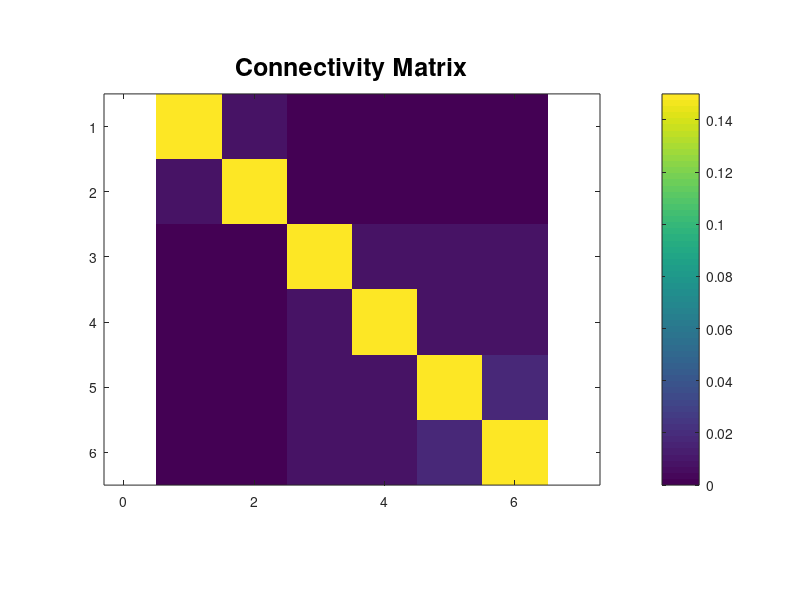

The MATLAB source for this figure: (Note: this script raises an error after producing the figure.)
%% Find complexes of a simple exemplary model. 
% We consider a simple AR model, X(t+1) = AX(t)+E(t), with six elements
% (N=6). The connectivity matrix A is symmetric and consists of two
% modules, one consisting of two elements, 1 and 2, and the second
% consisting of four elements, 3-6. The intra-connection strength in each
% group is 0.05/N, except the connection between the elements 5 and 6. The
% connection strength between 5 and 6 is 0.1/N, which is stronger than
% those between the other pairs. The inter-connections between the groups
% are 0.01/N, which are weaker than the intra-connections in each group.
% The strength of self connections is set to 0.9/N. The covariance of
% Gaussian noise E is set to 0.01I, where I is an identity matrix. See
% Section 9.1 in Kitazono et al., 2020 for more details.
% 
% Jun Kitazono, 2020

addpath(genpath('../../PhiToolbox'))

%% Set parameters of an AR model X(t+1) = AX(t) + E(t), where A is a connectivity matrix and E is Gaussian noise.
N = 6; % N: the number of elements

A = zeros(N); % A: the connextivity Matrix

A(1:2, 1:2) = 0.05;
A(3:6, 3:6) = 0.05;
A(5:6, 5:6) = 0.1;
A(1:(N+1):end) = 0.9; % self connections

A(1,3) = 0.01;
A(3,1) = 0.01;
A(2,4) = 0.01;
A(4,2) = 0.01;

A = A/N;

figure, imagesc(A), axis equal tight
title('Connectivity Matrix', 'FontSize', 18)
colorbar

sigmaE = 0.1; % sigmaE: std of noise

% Compute covariances of the stationary distribution
probs.number_of_elements = N;

if license('test', 'control_toolbox')
    product_info = ver('control');
    if ~isempty(product_info) % check if Control System Toolbox is installed.
        probs.Cov_X = dlyap(A, sigmaE^2*eye(N)); % 'dlyap' belongs to Control System Toolbox. 
    else
        probs.Cov_X = sigmaE^2 * eye(N,N) / (eye(N,N)-A*A); % This equation can be used only when A is symmetric.
    end
end
probs.Cov_XY = probs.Cov_X * A';
probs.Cov_Y = probs.Cov_X;

%% Find complexes
options.type_of_dist = 'Gauss';
options.type_of_MIPsearch = 'Queyranne';
options.type_of_phi = 'MI1';
options.type_of_complexsearch = 'Recursive';

[complexes, phis_complexes, main_complexes, phis_main_complexes, Res] = ...
         Complex_search_probs( probs, options );

%% Plot results

% Set X and Y coordinates of nodes
XCoor_all = [0 0 1 1 2 2];
YCoor_all = [1 0 1 0 1 0];

color_level = (Res.phi - min(Res.phi))/(max(Res.phi)-min(Res.phi)); 
cmap = KovesiRainbow(256);
 
figure, hold on

indices = 1:N;
for i = 1:length(Res.phi)
    members = Res.Z(i,:)>0; % extract the members of i-th complex
    G_temp = ones(nnz(members));
    
    G_temp(1:(length(G_temp)+1):end) = 0;
    G = graph(G_temp);
    
    XCoor = XCoor_all(1,members);
    YCoor = YCoor_all(1,members);
    ZCoor = Res.phi(i) * ones(1,nnz(members));
    
    NodeLabel = indices(members);
    
    color_temp = cmap(floor(color_level(i)*255 + 1),:);
    
    if Res.isComplex(i)
        LineStyle = '-';
    else
        LineStyle = '--';
    end
    
    p = plot(G, 'XData', XCoor, ...
        'YData', YCoor, ...
        'ZData', ZCoor, ...
        'NodeLabel', NodeLabel, ...
        'NodeColor', color_temp, ...
        'EdgeColor', color_temp, ...        
        'LineStyle', LineStyle, ...
        'MarkerSize', 10, ...
        'LineWidth', 2);
    
end
% You can make a similar plot as above more easily by using the following
% command.
%    plotComplexes(complexes, phis_complexes, 'BirdsEye', 'XData', XCoor_all, 'YData', YCoor_all, 'MarkerSize', 10, 'LineWidth', 2)
% Note, however, the subset {4,5,6}, which is not a complex, will not be
% plotted. See the function PLOTCOMPLEXES for more details. 

zlim([-0.01 0.14]*1e-4)
zlabel('$I^\mathrm{MIP}$', 'Interpreter', 'latex', 'FontSize', 18)

xticks([])
yticks([])
colormap(cmap)
c_handle = colorbar('Ticks', (0:4)/4, 'TickLabels', num2str( min(Res.phi) + (0:4)'*(max(Res.phi)-min(Res.phi))/4, 3));
c_handle.Label.Interpreter = 'latex';
c_handle.Label.FontSize = 18;
c_handle.Label.String = '$I^\mathrm{MIP}$';
view(-6.8, 11.6)
